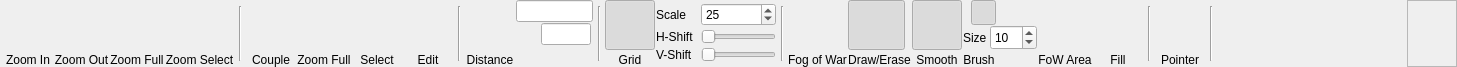
<?xml version="1.0" encoding="UTF-8"?>
<ui version="4.0">
 <class>RibbonTabMap</class>
 <widget class="QFrame" name="RibbonTabMap">
  <property name="geometry">
   <rect>
    <x>0</x>
    <y>0</y>
    <width>1457</width>
    <height>67</height>
   </rect>
  </property>
  <property name="minimumSize">
   <size>
    <width>0</width>
    <height>67</height>
   </size>
  </property>
  <property name="maximumSize">
   <size>
    <width>16777215</width>
    <height>67</height>
   </size>
  </property>
  <property name="windowTitle">
   <string>Map</string>
  </property>
  <property name="styleSheet">
   <string notr="true">background-image: url(:/img/data/parchment.jpg);</string>
  </property>
  <layout class="QHBoxLayout" name="horizontalLayout_3">
   <property name="spacing">
    <number>1</number>
   </property>
   <property name="leftMargin">
    <number>3</number>
   </property>
   <property name="topMargin">
    <number>0</number>
   </property>
   <property name="rightMargin">
    <number>0</number>
   </property>
   <property name="bottomMargin">
    <number>0</number>
   </property>
   <item>
    <layout class="QVBoxLayout" name="verticalLayout_15">
     <property name="spacing">
      <number>0</number>
     </property>
     <item>
      <widget class="QPushButton" name="btnZoomIn">
       <property name="minimumSize">
        <size>
         <width>50</width>
         <height>50</height>
        </size>
       </property>
       <property name="maximumSize">
        <size>
         <width>50</width>
         <height>50</height>
        </size>
       </property>
       <property name="toolTip">
        <string>Zoom in</string>
       </property>
       <property name="text">
        <string/>
       </property>
       <property name="icon">
        <iconset resource="resources.qrc">
         <normaloff>:/img/data/icon_zoomin.png</normaloff>:/img/data/icon_zoomin.png</iconset>
       </property>
       <property name="iconSize">
        <size>
         <width>40</width>
         <height>40</height>
        </size>
       </property>
       <property name="checkable">
        <bool>false</bool>
       </property>
       <property name="flat">
        <bool>true</bool>
       </property>
      </widget>
     </item>
     <item>
      <widget class="QLabel" name="lblZoomIn">
       <property name="text">
        <string>Zoom In</string>
       </property>
       <property name="alignment">
        <set>Qt::AlignBottom|Qt::AlignHCenter</set>
       </property>
      </widget>
     </item>
    </layout>
   </item>
   <item>
    <layout class="QVBoxLayout" name="verticalLayout_20">
     <property name="spacing">
      <number>0</number>
     </property>
     <item>
      <widget class="QPushButton" name="btnZoomOut">
       <property name="minimumSize">
        <size>
         <width>50</width>
         <height>50</height>
        </size>
       </property>
       <property name="maximumSize">
        <size>
         <width>50</width>
         <height>50</height>
        </size>
       </property>
       <property name="toolTip">
        <string>Zoom out</string>
       </property>
       <property name="text">
        <string/>
       </property>
       <property name="icon">
        <iconset resource="resources.qrc">
         <normaloff>:/img/data/icon_zoomout.png</normaloff>:/img/data/icon_zoomout.png</iconset>
       </property>
       <property name="iconSize">
        <size>
         <width>40</width>
         <height>40</height>
        </size>
       </property>
       <property name="flat">
        <bool>true</bool>
       </property>
      </widget>
     </item>
     <item>
      <widget class="QLabel" name="lblZoomOut">
       <property name="text">
        <string>Zoom Out</string>
       </property>
       <property name="alignment">
        <set>Qt::AlignBottom|Qt::AlignHCenter</set>
       </property>
      </widget>
     </item>
    </layout>
   </item>
   <item>
    <layout class="QVBoxLayout" name="verticalLayout_19">
     <property name="spacing">
      <number>0</number>
     </property>
     <item>
      <widget class="QPushButton" name="btnZoomFull">
       <property name="minimumSize">
        <size>
         <width>50</width>
         <height>50</height>
        </size>
       </property>
       <property name="maximumSize">
        <size>
         <width>50</width>
         <height>50</height>
        </size>
       </property>
       <property name="toolTip">
        <string>Zoom to fit the entire battle</string>
       </property>
       <property name="text">
        <string/>
       </property>
       <property name="icon">
        <iconset resource="resources.qrc">
         <normaloff>:/img/data/icon_zoomfit.png</normaloff>:/img/data/icon_zoomfit.png</iconset>
       </property>
       <property name="iconSize">
        <size>
         <width>40</width>
         <height>40</height>
        </size>
       </property>
       <property name="checkable">
        <bool>false</bool>
       </property>
       <property name="flat">
        <bool>true</bool>
       </property>
      </widget>
     </item>
     <item>
      <widget class="QLabel" name="lblZoomFull">
       <property name="text">
        <string>Zoom Full</string>
       </property>
       <property name="alignment">
        <set>Qt::AlignBottom|Qt::AlignHCenter</set>
       </property>
      </widget>
     </item>
    </layout>
   </item>
   <item>
    <layout class="QVBoxLayout" name="verticalLayout_18">
     <property name="spacing">
      <number>0</number>
     </property>
     <item>
      <widget class="QPushButton" name="btnZoomSelect">
       <property name="minimumSize">
        <size>
         <width>58</width>
         <height>50</height>
        </size>
       </property>
       <property name="maximumSize">
        <size>
         <width>58</width>
         <height>50</height>
        </size>
       </property>
       <property name="toolTip">
        <string>Select an area to zoom into</string>
       </property>
       <property name="text">
        <string/>
       </property>
       <property name="icon">
        <iconset resource="resources.qrc">
         <normaloff>:/img/data/icon_zoomselect.png</normaloff>:/img/data/icon_zoomselect.png</iconset>
       </property>
       <property name="iconSize">
        <size>
         <width>40</width>
         <height>40</height>
        </size>
       </property>
       <property name="checkable">
        <bool>true</bool>
       </property>
       <property name="flat">
        <bool>true</bool>
       </property>
      </widget>
     </item>
     <item>
      <widget class="QLabel" name="lblZoomSelect">
       <property name="text">
        <string>Zoom Select</string>
       </property>
       <property name="alignment">
        <set>Qt::AlignBottom|Qt::AlignHCenter</set>
       </property>
      </widget>
     </item>
    </layout>
   </item>
   <item>
    <widget class="Line" name="line_6">
     <property name="minimumSize">
      <size>
       <width>10</width>
       <height>0</height>
      </size>
     </property>
     <property name="maximumSize">
      <size>
       <width>10</width>
       <height>55</height>
      </size>
     </property>
     <property name="orientation">
      <enum>Qt::Vertical</enum>
     </property>
    </widget>
   </item>
   <item>
    <layout class="QVBoxLayout" name="verticalLayout">
     <property name="spacing">
      <number>0</number>
     </property>
     <item>
      <widget class="QPushButton" name="btnCameraCouple">
       <property name="minimumSize">
        <size>
         <width>50</width>
         <height>50</height>
        </size>
       </property>
       <property name="maximumSize">
        <size>
         <width>50</width>
         <height>50</height>
        </size>
       </property>
       <property name="toolTip">
        <string>Snap the Player's Window camera to the Battle View</string>
       </property>
       <property name="text">
        <string/>
       </property>
       <property name="icon">
        <iconset resource="resources.qrc">
         <normaloff>:/img/data/icon_couplecamera.png</normaloff>:/img/data/icon_couplecamera.png</iconset>
       </property>
       <property name="iconSize">
        <size>
         <width>40</width>
         <height>40</height>
        </size>
       </property>
       <property name="checkable">
        <bool>true</bool>
       </property>
       <property name="flat">
        <bool>true</bool>
       </property>
      </widget>
     </item>
     <item>
      <widget class="QLabel" name="lblCameraCouple">
       <property name="text">
        <string>Couple</string>
       </property>
       <property name="alignment">
        <set>Qt::AlignBottom|Qt::AlignHCenter</set>
       </property>
      </widget>
     </item>
    </layout>
   </item>
   <item>
    <layout class="QVBoxLayout" name="verticalLayout_3">
     <property name="spacing">
      <number>0</number>
     </property>
     <item>
      <widget class="QPushButton" name="btnCameraFullMap">
       <property name="minimumSize">
        <size>
         <width>50</width>
         <height>50</height>
        </size>
       </property>
       <property name="maximumSize">
        <size>
         <width>50</width>
         <height>50</height>
        </size>
       </property>
       <property name="toolTip">
        <string>Set the Player's Window camera to cover the whole battle</string>
       </property>
       <property name="text">
        <string/>
       </property>
       <property name="icon">
        <iconset resource="resources.qrc">
         <normaloff>:/img/data/icon_camerafit.png</normaloff>:/img/data/icon_camerafit.png</iconset>
       </property>
       <property name="iconSize">
        <size>
         <width>40</width>
         <height>40</height>
        </size>
       </property>
       <property name="flat">
        <bool>true</bool>
       </property>
      </widget>
     </item>
     <item>
      <widget class="QLabel" name="lblCameraFullMap">
       <property name="text">
        <string>Zoom Full</string>
       </property>
       <property name="alignment">
        <set>Qt::AlignBottom|Qt::AlignHCenter</set>
       </property>
      </widget>
     </item>
    </layout>
   </item>
   <item>
    <layout class="QVBoxLayout" name="verticalLayout_4">
     <property name="spacing">
      <number>0</number>
     </property>
     <item>
      <widget class="QPushButton" name="btnCameraSelect">
       <property name="minimumSize">
        <size>
         <width>50</width>
         <height>50</height>
        </size>
       </property>
       <property name="maximumSize">
        <size>
         <width>50</width>
         <height>50</height>
        </size>
       </property>
       <property name="toolTip">
        <string>Select an area for Player's Window camera</string>
       </property>
       <property name="text">
        <string/>
       </property>
       <property name="icon">
        <iconset resource="resources.qrc">
         <normaloff>:/img/data/icon_cameraselect.png</normaloff>:/img/data/icon_cameraselect.png</iconset>
       </property>
       <property name="iconSize">
        <size>
         <width>40</width>
         <height>40</height>
        </size>
       </property>
       <property name="checkable">
        <bool>true</bool>
       </property>
       <property name="flat">
        <bool>true</bool>
       </property>
      </widget>
     </item>
     <item>
      <widget class="QLabel" name="lblCameraSelect">
       <property name="text">
        <string>Select</string>
       </property>
       <property name="alignment">
        <set>Qt::AlignBottom|Qt::AlignHCenter</set>
       </property>
      </widget>
     </item>
    </layout>
   </item>
   <item>
    <layout class="QVBoxLayout" name="verticalLayout_6">
     <property name="spacing">
      <number>0</number>
     </property>
     <item>
      <widget class="QPushButton" name="btnEditCamera">
       <property name="minimumSize">
        <size>
         <width>50</width>
         <height>50</height>
        </size>
       </property>
       <property name="maximumSize">
        <size>
         <width>50</width>
         <height>50</height>
        </size>
       </property>
       <property name="toolTip">
        <string>Edit the Player's Window camera directly</string>
       </property>
       <property name="text">
        <string/>
       </property>
       <property name="icon">
        <iconset resource="resources.qrc">
         <normaloff>:/img/data/icon_camera.png</normaloff>:/img/data/icon_camera.png</iconset>
       </property>
       <property name="iconSize">
        <size>
         <width>40</width>
         <height>40</height>
        </size>
       </property>
       <property name="checkable">
        <bool>true</bool>
       </property>
       <property name="flat">
        <bool>true</bool>
       </property>
      </widget>
     </item>
     <item>
      <widget class="QLabel" name="lblEditCamera">
       <property name="text">
        <string>Edit</string>
       </property>
       <property name="alignment">
        <set>Qt::AlignBottom|Qt::AlignHCenter</set>
       </property>
      </widget>
     </item>
    </layout>
   </item>
   <item>
    <widget class="Line" name="line_2">
     <property name="minimumSize">
      <size>
       <width>10</width>
       <height>0</height>
      </size>
     </property>
     <property name="maximumSize">
      <size>
       <width>10</width>
       <height>55</height>
      </size>
     </property>
     <property name="orientation">
      <enum>Qt::Vertical</enum>
     </property>
    </widget>
   </item>
   <item>
    <layout class="QVBoxLayout" name="verticalLayout_10">
     <property name="spacing">
      <number>0</number>
     </property>
     <item>
      <widget class="QPushButton" name="btnDistance">
       <property name="sizePolicy">
        <sizepolicy hsizetype="Minimum" vsizetype="Fixed">
         <horstretch>0</horstretch>
         <verstretch>0</verstretch>
        </sizepolicy>
       </property>
       <property name="minimumSize">
        <size>
         <width>50</width>
         <height>50</height>
        </size>
       </property>
       <property name="maximumSize">
        <size>
         <width>50</width>
         <height>50</height>
        </size>
       </property>
       <property name="toolTip">
        <string>Drag to show the distance between two points</string>
       </property>
       <property name="text">
        <string/>
       </property>
       <property name="icon">
        <iconset resource="resources.qrc">
         <normaloff>:/img/data/icon_distance.png</normaloff>:/img/data/icon_distance.png</iconset>
       </property>
       <property name="iconSize">
        <size>
         <width>40</width>
         <height>40</height>
        </size>
       </property>
       <property name="checkable">
        <bool>true</bool>
       </property>
       <property name="autoDefault">
        <bool>false</bool>
       </property>
       <property name="flat">
        <bool>true</bool>
       </property>
      </widget>
     </item>
     <item>
      <widget class="QLabel" name="lblDistance">
       <property name="lineWidth">
        <number>0</number>
       </property>
       <property name="text">
        <string>Distance</string>
       </property>
       <property name="alignment">
        <set>Qt::AlignBottom|Qt::AlignHCenter</set>
       </property>
      </widget>
     </item>
    </layout>
   </item>
   <item>
    <layout class="QVBoxLayout" name="verticalLayout_8">
     <property name="spacing">
      <number>0</number>
     </property>
     <item>
      <layout class="QVBoxLayout" name="verticalLayout_5">
       <property name="spacing">
        <number>0</number>
       </property>
       <item>
        <widget class="QLineEdit" name="edtDistance">
         <property name="enabled">
          <bool>true</bool>
         </property>
         <property name="sizePolicy">
          <sizepolicy hsizetype="Fixed" vsizetype="Fixed">
           <horstretch>0</horstretch>
           <verstretch>0</verstretch>
          </sizepolicy>
         </property>
         <property name="minimumSize">
          <size>
           <width>0</width>
           <height>0</height>
          </size>
         </property>
         <property name="maximumSize">
          <size>
           <width>77</width>
           <height>16777215</height>
          </size>
         </property>
         <property name="font">
          <font>
           <weight>75</weight>
           <bold>true</bold>
          </font>
         </property>
         <property name="toolTip">
          <string>The distance between two points</string>
         </property>
         <property name="styleSheet">
          <string notr="true"/>
         </property>
         <property name="alignment">
          <set>Qt::AlignCenter</set>
         </property>
         <property name="readOnly">
          <bool>true</bool>
         </property>
        </widget>
       </item>
       <item>
        <layout class="QHBoxLayout" name="horizontalLayout">
         <property name="spacing">
          <number>0</number>
         </property>
         <item>
          <widget class="QPushButton" name="btnHeight">
           <property name="sizePolicy">
            <sizepolicy hsizetype="Minimum" vsizetype="Fixed">
             <horstretch>0</horstretch>
             <verstretch>0</verstretch>
            </sizepolicy>
           </property>
           <property name="minimumSize">
            <size>
             <width>25</width>
             <height>25</height>
            </size>
           </property>
           <property name="maximumSize">
            <size>
             <width>25</width>
             <height>25</height>
            </size>
           </property>
           <property name="toolTip">
            <string>Drag to show the distance between two points</string>
           </property>
           <property name="text">
            <string/>
           </property>
           <property name="icon">
            <iconset resource="resources.qrc">
             <normaloff>:/img/data/icon_height.png</normaloff>:/img/data/icon_height.png</iconset>
           </property>
           <property name="iconSize">
            <size>
             <width>20</width>
             <height>20</height>
            </size>
           </property>
           <property name="checkable">
            <bool>true</bool>
           </property>
           <property name="autoDefault">
            <bool>false</bool>
           </property>
           <property name="flat">
            <bool>true</bool>
           </property>
          </widget>
         </item>
         <item>
          <widget class="QLineEdit" name="edtHeightDiff">
           <property name="sizePolicy">
            <sizepolicy hsizetype="Fixed" vsizetype="Fixed">
             <horstretch>0</horstretch>
             <verstretch>0</verstretch>
            </sizepolicy>
           </property>
           <property name="maximumSize">
            <size>
             <width>50</width>
             <height>16777215</height>
            </size>
           </property>
           <property name="toolTip">
            <string>The vertical distance included</string>
           </property>
          </widget>
         </item>
        </layout>
       </item>
      </layout>
     </item>
     <item>
      <widget class="QLabel" name="lblDistance2">
       <property name="sizePolicy">
        <sizepolicy hsizetype="Fixed" vsizetype="Preferred">
         <horstretch>0</horstretch>
         <verstretch>0</verstretch>
        </sizepolicy>
       </property>
       <property name="maximumSize">
        <size>
         <width>77</width>
         <height>16777215</height>
        </size>
       </property>
       <property name="text">
        <string/>
       </property>
       <property name="alignment">
        <set>Qt::AlignBottom|Qt::AlignHCenter</set>
       </property>
      </widget>
     </item>
    </layout>
   </item>
   <item>
    <widget class="Line" name="line_3">
     <property name="minimumSize">
      <size>
       <width>10</width>
       <height>0</height>
      </size>
     </property>
     <property name="maximumSize">
      <size>
       <width>10</width>
       <height>55</height>
      </size>
     </property>
     <property name="orientation">
      <enum>Qt::Vertical</enum>
     </property>
    </widget>
   </item>
   <item>
    <layout class="QVBoxLayout" name="verticalLayout_11">
     <property name="spacing">
      <number>0</number>
     </property>
     <item>
      <widget class="QPushButton" name="btnGrid">
       <property name="minimumSize">
        <size>
         <width>50</width>
         <height>50</height>
        </size>
       </property>
       <property name="maximumSize">
        <size>
         <width>50</width>
         <height>50</height>
        </size>
       </property>
       <property name="toolTip">
        <string>Select an area for Player's Window camera</string>
       </property>
       <property name="text">
        <string/>
       </property>
       <property name="icon">
        <iconset resource="resources.qrc">
         <normaloff>:/img/data/icon_grid.png</normaloff>:/img/data/icon_grid.png</iconset>
       </property>
       <property name="iconSize">
        <size>
         <width>40</width>
         <height>40</height>
        </size>
       </property>
       <property name="checkable">
        <bool>true</bool>
       </property>
       <property name="checked">
        <bool>true</bool>
       </property>
       <property name="flat">
        <bool>true</bool>
       </property>
      </widget>
     </item>
     <item>
      <widget class="QLabel" name="lblGrid">
       <property name="text">
        <string>Grid</string>
       </property>
       <property name="alignment">
        <set>Qt::AlignBottom|Qt::AlignHCenter</set>
       </property>
      </widget>
     </item>
    </layout>
   </item>
   <item>
    <layout class="QVBoxLayout" name="verticalLayout_2">
     <property name="spacing">
      <number>0</number>
     </property>
     <item>
      <layout class="QHBoxLayout" name="horizontalLayout_2">
       <property name="spacing">
        <number>0</number>
       </property>
       <item>
        <widget class="QLabel" name="lblGridScale">
         <property name="minimumSize">
          <size>
           <width>45</width>
           <height>0</height>
          </size>
         </property>
         <property name="maximumSize">
          <size>
           <width>45</width>
           <height>16777215</height>
          </size>
         </property>
         <property name="toolTip">
          <string>Set the scale of the grid. The larger the number, the larger the grid squares</string>
         </property>
         <property name="text">
          <string>Scale</string>
         </property>
        </widget>
       </item>
       <item>
        <widget class="QSpinBox" name="spinGridScale">
         <property name="sizePolicy">
          <sizepolicy hsizetype="Fixed" vsizetype="Fixed">
           <horstretch>0</horstretch>
           <verstretch>0</verstretch>
          </sizepolicy>
         </property>
         <property name="minimumSize">
          <size>
           <width>75</width>
           <height>0</height>
          </size>
         </property>
         <property name="maximumSize">
          <size>
           <width>75</width>
           <height>16777215</height>
          </size>
         </property>
         <property name="toolTip">
          <string>The size of the map grid</string>
         </property>
         <property name="minimum">
          <number>5</number>
         </property>
         <property name="maximum">
          <number>250</number>
         </property>
         <property name="value">
          <number>25</number>
         </property>
        </widget>
       </item>
      </layout>
     </item>
     <item>
      <layout class="QHBoxLayout" name="horizontalLayout_4">
       <property name="spacing">
        <number>0</number>
       </property>
       <item>
        <widget class="QLabel" name="lblSliderX">
         <property name="minimumSize">
          <size>
           <width>45</width>
           <height>0</height>
          </size>
         </property>
         <property name="maximumSize">
          <size>
           <width>45</width>
           <height>16777215</height>
          </size>
         </property>
         <property name="toolTip">
          <string/>
         </property>
         <property name="text">
          <string>H-Shift</string>
         </property>
        </widget>
       </item>
       <item>
        <widget class="QSlider" name="sliderX">
         <property name="sizePolicy">
          <sizepolicy hsizetype="Fixed" vsizetype="Fixed">
           <horstretch>0</horstretch>
           <verstretch>0</verstretch>
          </sizepolicy>
         </property>
         <property name="minimumSize">
          <size>
           <width>75</width>
           <height>0</height>
          </size>
         </property>
         <property name="maximumSize">
          <size>
           <width>75</width>
           <height>16777215</height>
          </size>
         </property>
         <property name="toolTip">
          <string>Shift the grid horizontally</string>
         </property>
         <property name="minimum">
          <number>0</number>
         </property>
         <property name="maximum">
          <number>100</number>
         </property>
         <property name="orientation">
          <enum>Qt::Horizontal</enum>
         </property>
        </widget>
       </item>
      </layout>
     </item>
     <item>
      <layout class="QHBoxLayout" name="horizontalLayout_5">
       <property name="spacing">
        <number>0</number>
       </property>
       <item>
        <widget class="QLabel" name="lblSliderY">
         <property name="minimumSize">
          <size>
           <width>45</width>
           <height>0</height>
          </size>
         </property>
         <property name="maximumSize">
          <size>
           <width>45</width>
           <height>16777215</height>
          </size>
         </property>
         <property name="toolTip">
          <string/>
         </property>
         <property name="text">
          <string>V-Shift</string>
         </property>
        </widget>
       </item>
       <item>
        <widget class="QSlider" name="sliderY">
         <property name="sizePolicy">
          <sizepolicy hsizetype="Fixed" vsizetype="Fixed">
           <horstretch>0</horstretch>
           <verstretch>0</verstretch>
          </sizepolicy>
         </property>
         <property name="minimumSize">
          <size>
           <width>75</width>
           <height>0</height>
          </size>
         </property>
         <property name="maximumSize">
          <size>
           <width>75</width>
           <height>16777215</height>
          </size>
         </property>
         <property name="toolTip">
          <string>Shift the grid vertically</string>
         </property>
         <property name="minimum">
          <number>0</number>
         </property>
         <property name="maximum">
          <number>100</number>
         </property>
         <property name="orientation">
          <enum>Qt::Horizontal</enum>
         </property>
        </widget>
       </item>
      </layout>
     </item>
    </layout>
   </item>
   <item>
    <widget class="Line" name="line_4">
     <property name="minimumSize">
      <size>
       <width>10</width>
       <height>0</height>
      </size>
     </property>
     <property name="maximumSize">
      <size>
       <width>10</width>
       <height>55</height>
      </size>
     </property>
     <property name="orientation">
      <enum>Qt::Vertical</enum>
     </property>
    </widget>
   </item>
   <item>
    <layout class="QVBoxLayout" name="verticalLayout_12">
     <property name="spacing">
      <number>0</number>
     </property>
     <item>
      <widget class="QPushButton" name="btnMapEdit">
       <property name="sizePolicy">
        <sizepolicy hsizetype="Fixed" vsizetype="Fixed">
         <horstretch>0</horstretch>
         <verstretch>0</verstretch>
        </sizepolicy>
       </property>
       <property name="minimumSize">
        <size>
         <width>55</width>
         <height>50</height>
        </size>
       </property>
       <property name="maximumSize">
        <size>
         <width>55</width>
         <height>50</height>
        </size>
       </property>
       <property name="toolTip">
        <string>Edit the Fog of War</string>
       </property>
       <property name="text">
        <string/>
       </property>
       <property name="icon">
        <iconset resource="resources.qrc">
         <normaloff>:/img/data/icon_fow2.png</normaloff>:/img/data/icon_fow2.png</iconset>
       </property>
       <property name="iconSize">
        <size>
         <width>40</width>
         <height>40</height>
        </size>
       </property>
       <property name="checkable">
        <bool>true</bool>
       </property>
       <property name="flat">
        <bool>true</bool>
       </property>
      </widget>
     </item>
     <item>
      <widget class="QLabel" name="lblMapEdit">
       <property name="text">
        <string>Fog of War</string>
       </property>
       <property name="alignment">
        <set>Qt::AlignBottom|Qt::AlignHCenter</set>
       </property>
      </widget>
     </item>
    </layout>
   </item>
   <item>
    <layout class="QVBoxLayout" name="verticalLayout_9">
     <property name="spacing">
      <number>0</number>
     </property>
     <item>
      <widget class="QPushButton" name="btnFoWErase">
       <property name="minimumSize">
        <size>
         <width>57</width>
         <height>50</height>
        </size>
       </property>
       <property name="maximumSize">
        <size>
         <width>57</width>
         <height>50</height>
        </size>
       </property>
       <property name="toolTip">
        <string>Toggle Fog of War erase/draw</string>
       </property>
       <property name="text">
        <string/>
       </property>
       <property name="icon">
        <iconset resource="resources.qrc">
         <normaloff>:/img/data/icon_fowerase.png</normaloff>:/img/data/icon_fowerase.png</iconset>
       </property>
       <property name="iconSize">
        <size>
         <width>40</width>
         <height>40</height>
        </size>
       </property>
       <property name="checkable">
        <bool>true</bool>
       </property>
       <property name="checked">
        <bool>true</bool>
       </property>
       <property name="flat">
        <bool>true</bool>
       </property>
      </widget>
     </item>
     <item>
      <widget class="QLabel" name="lblFoWErase">
       <property name="text">
        <string>Draw/Erase</string>
       </property>
       <property name="alignment">
        <set>Qt::AlignBottom|Qt::AlignHCenter</set>
       </property>
      </widget>
     </item>
    </layout>
   </item>
   <item>
    <layout class="QVBoxLayout" name="verticalLayout_14">
     <property name="spacing">
      <number>0</number>
     </property>
     <item>
      <widget class="QPushButton" name="btnSmooth">
       <property name="sizePolicy">
        <sizepolicy hsizetype="Fixed" vsizetype="Fixed">
         <horstretch>0</horstretch>
         <verstretch>0</verstretch>
        </sizepolicy>
       </property>
       <property name="minimumSize">
        <size>
         <width>50</width>
         <height>50</height>
        </size>
       </property>
       <property name="maximumSize">
        <size>
         <width>50</width>
         <height>50</height>
        </size>
       </property>
       <property name="toolTip">
        <string>Smooth the edges of the Fog of War brush</string>
       </property>
       <property name="text">
        <string/>
       </property>
       <property name="icon">
        <iconset resource="resources.qrc">
         <normaloff>:/img/data/icon_smooth.png</normaloff>:/img/data/icon_smooth.png</iconset>
       </property>
       <property name="iconSize">
        <size>
         <width>40</width>
         <height>40</height>
        </size>
       </property>
       <property name="checkable">
        <bool>true</bool>
       </property>
       <property name="checked">
        <bool>true</bool>
       </property>
       <property name="flat">
        <bool>true</bool>
       </property>
      </widget>
     </item>
     <item>
      <widget class="QLabel" name="lblSmooth">
       <property name="text">
        <string>Smooth</string>
       </property>
       <property name="alignment">
        <set>Qt::AlignBottom|Qt::AlignHCenter</set>
       </property>
      </widget>
     </item>
    </layout>
   </item>
   <item>
    <layout class="QVBoxLayout" name="verticalLayout_13">
     <property name="spacing">
      <number>0</number>
     </property>
     <item>
      <layout class="QHBoxLayout" name="horizontalLayout_8">
       <property name="spacing">
        <number>0</number>
       </property>
       <item>
        <spacer name="horizontalSpacer_2">
         <property name="orientation">
          <enum>Qt::Horizontal</enum>
         </property>
         <property name="sizeType">
          <enum>QSizePolicy::Preferred</enum>
         </property>
         <property name="sizeHint" stdset="0">
          <size>
           <width>2</width>
           <height>20</height>
          </size>
         </property>
        </spacer>
       </item>
       <item>
        <widget class="QPushButton" name="btnBrushCircle">
         <property name="sizePolicy">
          <sizepolicy hsizetype="Fixed" vsizetype="Fixed">
           <horstretch>0</horstretch>
           <verstretch>0</verstretch>
          </sizepolicy>
         </property>
         <property name="minimumSize">
          <size>
           <width>25</width>
           <height>25</height>
          </size>
         </property>
         <property name="maximumSize">
          <size>
           <width>25</width>
           <height>25</height>
          </size>
         </property>
         <property name="toolTip">
          <string>Fog of War circular brush</string>
         </property>
         <property name="text">
          <string/>
         </property>
         <property name="icon">
          <iconset resource="resources.qrc">
           <normaloff>:/img/data/circle.png</normaloff>:/img/data/circle.png</iconset>
         </property>
         <property name="iconSize">
          <size>
           <width>20</width>
           <height>20</height>
          </size>
         </property>
         <property name="checkable">
          <bool>true</bool>
         </property>
         <property name="checked">
          <bool>true</bool>
         </property>
         <property name="flat">
          <bool>true</bool>
         </property>
         <attribute name="buttonGroup">
          <string notr="true">btnGrpBrush</string>
         </attribute>
        </widget>
       </item>
       <item>
        <widget class="QPushButton" name="btnBrushSquare">
         <property name="sizePolicy">
          <sizepolicy hsizetype="Fixed" vsizetype="Fixed">
           <horstretch>0</horstretch>
           <verstretch>0</verstretch>
          </sizepolicy>
         </property>
         <property name="minimumSize">
          <size>
           <width>25</width>
           <height>25</height>
          </size>
         </property>
         <property name="maximumSize">
          <size>
           <width>25</width>
           <height>25</height>
          </size>
         </property>
         <property name="toolTip">
          <string>Fog of War square brush</string>
         </property>
         <property name="text">
          <string/>
         </property>
         <property name="icon">
          <iconset resource="resources.qrc">
           <normaloff>:/img/data/square.png</normaloff>:/img/data/square.png</iconset>
         </property>
         <property name="iconSize">
          <size>
           <width>20</width>
           <height>20</height>
          </size>
         </property>
         <property name="checkable">
          <bool>true</bool>
         </property>
         <property name="flat">
          <bool>true</bool>
         </property>
         <attribute name="buttonGroup">
          <string notr="true">btnGrpBrush</string>
         </attribute>
        </widget>
       </item>
       <item>
        <spacer name="horizontalSpacer_3">
         <property name="orientation">
          <enum>Qt::Horizontal</enum>
         </property>
         <property name="sizeType">
          <enum>QSizePolicy::Preferred</enum>
         </property>
         <property name="sizeHint" stdset="0">
          <size>
           <width>2</width>
           <height>20</height>
          </size>
         </property>
        </spacer>
       </item>
      </layout>
     </item>
     <item>
      <layout class="QHBoxLayout" name="horizontalLayout_6">
       <property name="spacing">
        <number>0</number>
       </property>
       <item>
        <widget class="QLabel" name="lblSize">
         <property name="sizePolicy">
          <sizepolicy hsizetype="Fixed" vsizetype="Preferred">
           <horstretch>0</horstretch>
           <verstretch>0</verstretch>
          </sizepolicy>
         </property>
         <property name="minimumSize">
          <size>
           <width>0</width>
           <height>25</height>
          </size>
         </property>
         <property name="maximumSize">
          <size>
           <width>16777215</width>
           <height>25</height>
          </size>
         </property>
         <property name="text">
          <string>Size </string>
         </property>
         <property name="alignment">
          <set>Qt::AlignLeading|Qt::AlignLeft|Qt::AlignVCenter</set>
         </property>
        </widget>
       </item>
       <item>
        <widget class="QSpinBox" name="spinSize">
         <property name="sizePolicy">
          <sizepolicy hsizetype="Fixed" vsizetype="Fixed">
           <horstretch>0</horstretch>
           <verstretch>0</verstretch>
          </sizepolicy>
         </property>
         <property name="minimumSize">
          <size>
           <width>0</width>
           <height>25</height>
          </size>
         </property>
         <property name="maximumSize">
          <size>
           <width>16777215</width>
           <height>25</height>
          </size>
         </property>
         <property name="toolTip">
          <string>Fog of War brush size</string>
         </property>
         <property name="minimum">
          <number>1</number>
         </property>
         <property name="maximum">
          <number>999</number>
         </property>
         <property name="value">
          <number>10</number>
         </property>
        </widget>
       </item>
      </layout>
     </item>
     <item>
      <widget class="QLabel" name="lblBrush">
       <property name="sizePolicy">
        <sizepolicy hsizetype="Fixed" vsizetype="Preferred">
         <horstretch>0</horstretch>
         <verstretch>0</verstretch>
        </sizepolicy>
       </property>
       <property name="text">
        <string>Brush</string>
       </property>
       <property name="alignment">
        <set>Qt::AlignBottom|Qt::AlignHCenter</set>
       </property>
      </widget>
     </item>
    </layout>
   </item>
   <item>
    <layout class="QVBoxLayout" name="verticalLayout_17">
     <property name="spacing">
      <number>0</number>
     </property>
     <item>
      <widget class="QPushButton" name="btnBrushSelect">
       <property name="sizePolicy">
        <sizepolicy hsizetype="Fixed" vsizetype="Fixed">
         <horstretch>0</horstretch>
         <verstretch>0</verstretch>
        </sizepolicy>
       </property>
       <property name="minimumSize">
        <size>
         <width>50</width>
         <height>50</height>
        </size>
       </property>
       <property name="maximumSize">
        <size>
         <width>50</width>
         <height>50</height>
        </size>
       </property>
       <property name="toolTip">
        <string>Remove a selected area of Fog of War</string>
       </property>
       <property name="text">
        <string/>
       </property>
       <property name="icon">
        <iconset resource="resources.qrc">
         <normaloff>:/img/data/icon_select.png</normaloff>:/img/data/icon_select.png</iconset>
       </property>
       <property name="iconSize">
        <size>
         <width>40</width>
         <height>40</height>
        </size>
       </property>
       <property name="checkable">
        <bool>true</bool>
       </property>
       <property name="checked">
        <bool>false</bool>
       </property>
       <property name="flat">
        <bool>true</bool>
       </property>
      </widget>
     </item>
     <item>
      <widget class="QLabel" name="lblBrushSelect">
       <property name="text">
        <string>FoW Area</string>
       </property>
       <property name="alignment">
        <set>Qt::AlignBottom|Qt::AlignHCenter</set>
       </property>
      </widget>
     </item>
    </layout>
   </item>
   <item>
    <layout class="QVBoxLayout" name="verticalLayout_16">
     <property name="spacing">
      <number>0</number>
     </property>
     <item>
      <widget class="QPushButton" name="btnFillFoW">
       <property name="minimumSize">
        <size>
         <width>50</width>
         <height>50</height>
        </size>
       </property>
       <property name="maximumSize">
        <size>
         <width>50</width>
         <height>50</height>
        </size>
       </property>
       <property name="toolTip">
        <string>Fill the Fog of War</string>
       </property>
       <property name="text">
        <string/>
       </property>
       <property name="icon">
        <iconset resource="resources.qrc">
         <normaloff>:/img/data/square.png</normaloff>:/img/data/square.png</iconset>
       </property>
       <property name="iconSize">
        <size>
         <width>40</width>
         <height>40</height>
        </size>
       </property>
       <property name="flat">
        <bool>true</bool>
       </property>
      </widget>
     </item>
     <item>
      <widget class="QLabel" name="lblFillFoW">
       <property name="text">
        <string>Fill</string>
       </property>
       <property name="alignment">
        <set>Qt::AlignBottom|Qt::AlignHCenter</set>
       </property>
      </widget>
     </item>
    </layout>
   </item>
   <item>
    <widget class="Line" name="line_5">
     <property name="minimumSize">
      <size>
       <width>10</width>
       <height>0</height>
      </size>
     </property>
     <property name="maximumSize">
      <size>
       <width>10</width>
       <height>55</height>
      </size>
     </property>
     <property name="orientation">
      <enum>Qt::Vertical</enum>
     </property>
    </widget>
   </item>
   <item>
    <layout class="QVBoxLayout" name="verticalLayout_7">
     <property name="spacing">
      <number>0</number>
     </property>
     <item>
      <widget class="QPushButton" name="btnPointer">
       <property name="minimumSize">
        <size>
         <width>50</width>
         <height>50</height>
        </size>
       </property>
       <property name="maximumSize">
        <size>
         <width>50</width>
         <height>50</height>
        </size>
       </property>
       <property name="toolTip">
        <string>Show a pointer on the Player's Window</string>
       </property>
       <property name="text">
        <string/>
       </property>
       <property name="icon">
        <iconset resource="resources.qrc">
         <normaloff>:/img/data/arrow.png</normaloff>:/img/data/arrow.png</iconset>
       </property>
       <property name="iconSize">
        <size>
         <width>40</width>
         <height>40</height>
        </size>
       </property>
       <property name="checkable">
        <bool>true</bool>
       </property>
       <property name="flat">
        <bool>true</bool>
       </property>
      </widget>
     </item>
     <item>
      <widget class="QLabel" name="lblPointer">
       <property name="text">
        <string>Pointer</string>
       </property>
       <property name="alignment">
        <set>Qt::AlignBottom|Qt::AlignHCenter</set>
       </property>
      </widget>
     </item>
    </layout>
   </item>
   <item>
    <widget class="Line" name="line_7">
     <property name="minimumSize">
      <size>
       <width>10</width>
       <height>0</height>
      </size>
     </property>
     <property name="maximumSize">
      <size>
       <width>10</width>
       <height>55</height>
      </size>
     </property>
     <property name="orientation">
      <enum>Qt::Vertical</enum>
     </property>
    </widget>
   </item>
   <item>
    <spacer name="horizontalSpacer">
     <property name="orientation">
      <enum>Qt::Horizontal</enum>
     </property>
     <property name="sizeType">
      <enum>QSizePolicy::MinimumExpanding</enum>
     </property>
     <property name="sizeHint" stdset="0">
      <size>
       <width>0</width>
       <height>20</height>
      </size>
     </property>
    </spacer>
   </item>
   <item>
    <widget class="PublishButtonRibbon" name="framePublish">
     <property name="minimumSize">
      <size>
       <width>50</width>
       <height>0</height>
      </size>
     </property>
     <property name="frameShape">
      <enum>QFrame::StyledPanel</enum>
     </property>
     <property name="frameShadow">
      <enum>QFrame::Raised</enum>
     </property>
    </widget>
   </item>
  </layout>
 </widget>
 <customwidgets>
  <customwidget>
   <class>PublishButtonRibbon</class>
   <extends>QFrame</extends>
   <header>publishbuttonribbon.h</header>
   <container>1</container>
  </customwidget>
 </customwidgets>
 <resources>
  <include location="resources.qrc"/>
 </resources>
 <connections/>
 <buttongroups>
  <buttongroup name="btnGrpBrush"/>
 </buttongroups>
</ui>
